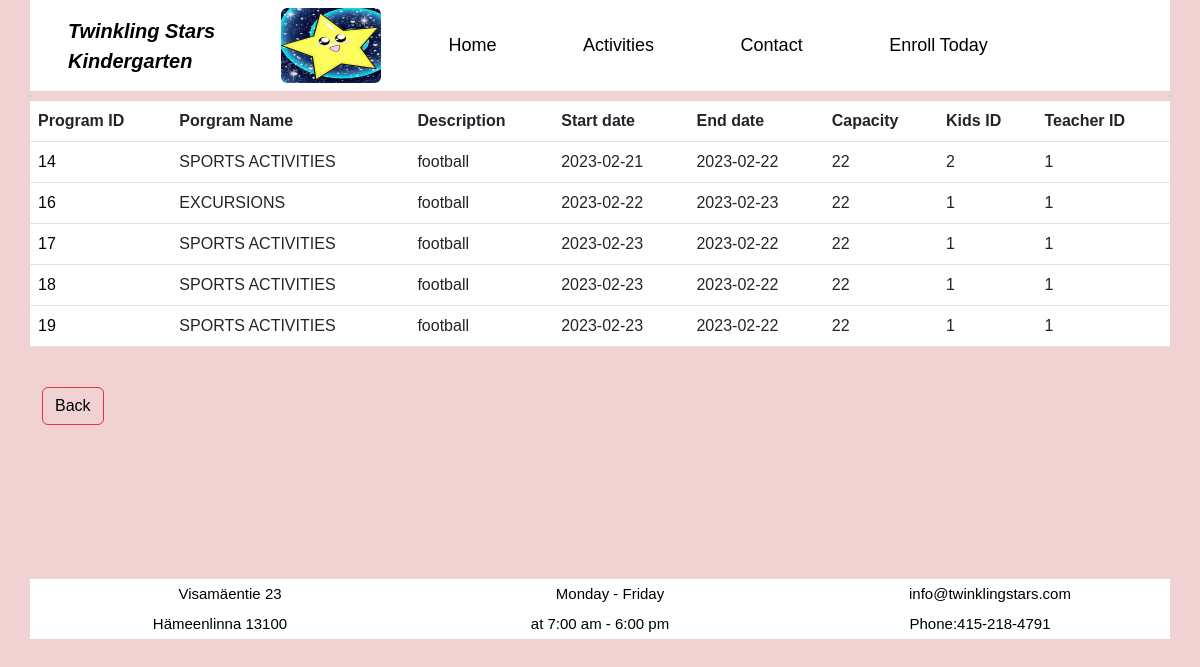
The app's page /readprogram.php with its own data.
### tables this page shows
CREATE TABLE `program` (
  `programid` int NOT NULL,
  `pname` text NOT NULL,
  `description` text NOT NULL,
  `startdate` date NOT NULL,
  `enddate` date NOT NULL,
  `capacity` int NOT NULL,
  `kidsid` int NOT NULL,
  `teid` int NOT NULL
);

### readprogram.php (the view, shortened to what this page needs)
<?php
include "headerr.php";
include 'db.php';
$sql ="select * from program";
$result = $conn->query($sql);
if($result->num_rows > 0){
    echo" <table class = 'table'>
        <tr>
        <th>    Program ID       </th>
        <th>    Porgram Name </th>
        <th>    Description  </th>
        <th>    Start date       </th>
        <th>    End date    </th>
        <th>    Capacity   </th>
        <th>    Kids ID    </th>
        <th>    Teacher ID    </th>
        </tr>";
        while($row = $result -> fetch_assoc()) {
            echo "
            <tr>
            <td><a href='updatedeleteprogram.php?programid=$row[programid]'>$row[programid] </a>  </td>
            <td> $row[pname]     </td>
            <td> $row[description]      </td>
            <td> $row[startdate]   </td>
            <td> $row[enddate]   </td>
            <td> $row[capacity]   </td>
            <td> $row[kidsid]   </td>
            <td> $row[teid]   </td>
            </tr>
            ";
    }
    echo "</table>";
}
else
{
    echo "No result";
}
?>
<div class="col-md-6">
<br>
<a class="btn btn-danger" href="createprogram.php" role="button">Back</a>
</div>
<br> <br> <br> <br> <br> <br> <br> <br> <br>
<?php include "footer1.php" ?>

### headerr.php (shortened to what this page needs)
 <!doctype html>
<html lang="en">
  <head>
    <link href="https://cdn.jsdelivr.net/npm/bootstrap@5.3.0-alpha1/dist/css/bootstrap.min.css" rel="stylesheet">
</head>
        <body>
  <div class="container" >
    <div class="row">
  <nav class="navbar navbar-expand-lg" style="background-color:white;margin-bottom: 10px;" >
  <div class="container-fluid">
    <a class="navbar-brand" href="#"><li><i><b>Twinkling Stars<br>Kindergarten </a></i></b></li>
    <img src="image/logo.jpg" class="rounded" alt="Logo" width="100" height="75">
        <div class="collapse navbar-collapse" id="navbarSupportedContent">
      <ul class="navbar-nav me-auto mb-2 mb-lg-0">
        <li class="nav-item">
          <a class="nav-link"href="index.php">Home</a>
        </li>
        <li class="nav-item">
          <a class="nav-link" href="createprogram.php">Activities</a>
        </li>
        <li class="nav-item">
          <a class="nav-link" href="contact.php">Contact</a>
        </li>
        <li class="nav-item">
          <a class="nav-link" href="enrollment.php">Enroll Today</a>
        </li>
      </ul>
                </nav>

### footer1.php
<footer>
<div class="row">
    <div class="col-md-4 text-center">
        <p1>Visamäentie 23<br>Hämeenlinna 13100</p1>
    </div>
    <div class="col-md-4 text-center">
        <p1>Monday - Friday<br> at 7:00 am - 6:00 pm</p1>
    </div>
    <div class="col-md-4 text-center">
        <p1>info@twinklingstars.com<br>Phone:415-218-4791</p1>
    </div>
</div>
</footer>
</div>
</body>
</html>

### headerr.php (style rules this page uses)
body { background-color: #F0D2D2; font-family: Verdana, Geneva, Tahoma, sans-serif; color:black: width: 1080px; margin:auto; display: flex; justify-content: space-between; }
img { margin-right: 50px; margin-left:5px; margin-bottom: 0px; }
nav li { font-size: 20px; display:inline-block; margin-right:60.5px; margin-left: 10px; margin-bottom:0px; }
nav li:last-child { margin-right: 0px; }
nav ul { padding-left: 0; }
.nav-item { font-size: 18px; text-align: left; }
footer { margin-top:0px; background-color: #fff; line-height: 30px; }
p1 { padding-top:0px; padding-bottom:0px ; padding-left: 20px; text-align: center; font-size: 15px; text-align: justify; color:black; }
a:link { color: black; background-color: transparent; text-decoration: none; }

### records on screen
program: programid "14", pname "SPORTS ACTIVITIES", description "football", startdate "2023-02-21", enddate "2023-02-22", capacity "22", kidsid "2", teid "1"
program: programid "16", pname "EXCURSIONS", description "football", startdate "2023-02-22", enddate "2023-02-23", capacity "22", kidsid "1", teid "1"
program: programid "17", pname "SPORTS ACTIVITIES", description "football", startdate "2023-02-23", enddate "2023-02-22", capacity "22", kidsid "1", teid "1"
program: programid "18", pname "SPORTS ACTIVITIES", description "football", startdate "2023-02-23", enddate "2023-02-22", capacity "22", kidsid "1", teid "1"
program: programid "19", pname "SPORTS ACTIVITIES", description "football", startdate "2023-02-23", enddate "2023-02-22", capacity "22", kidsid "1", teid "1"
